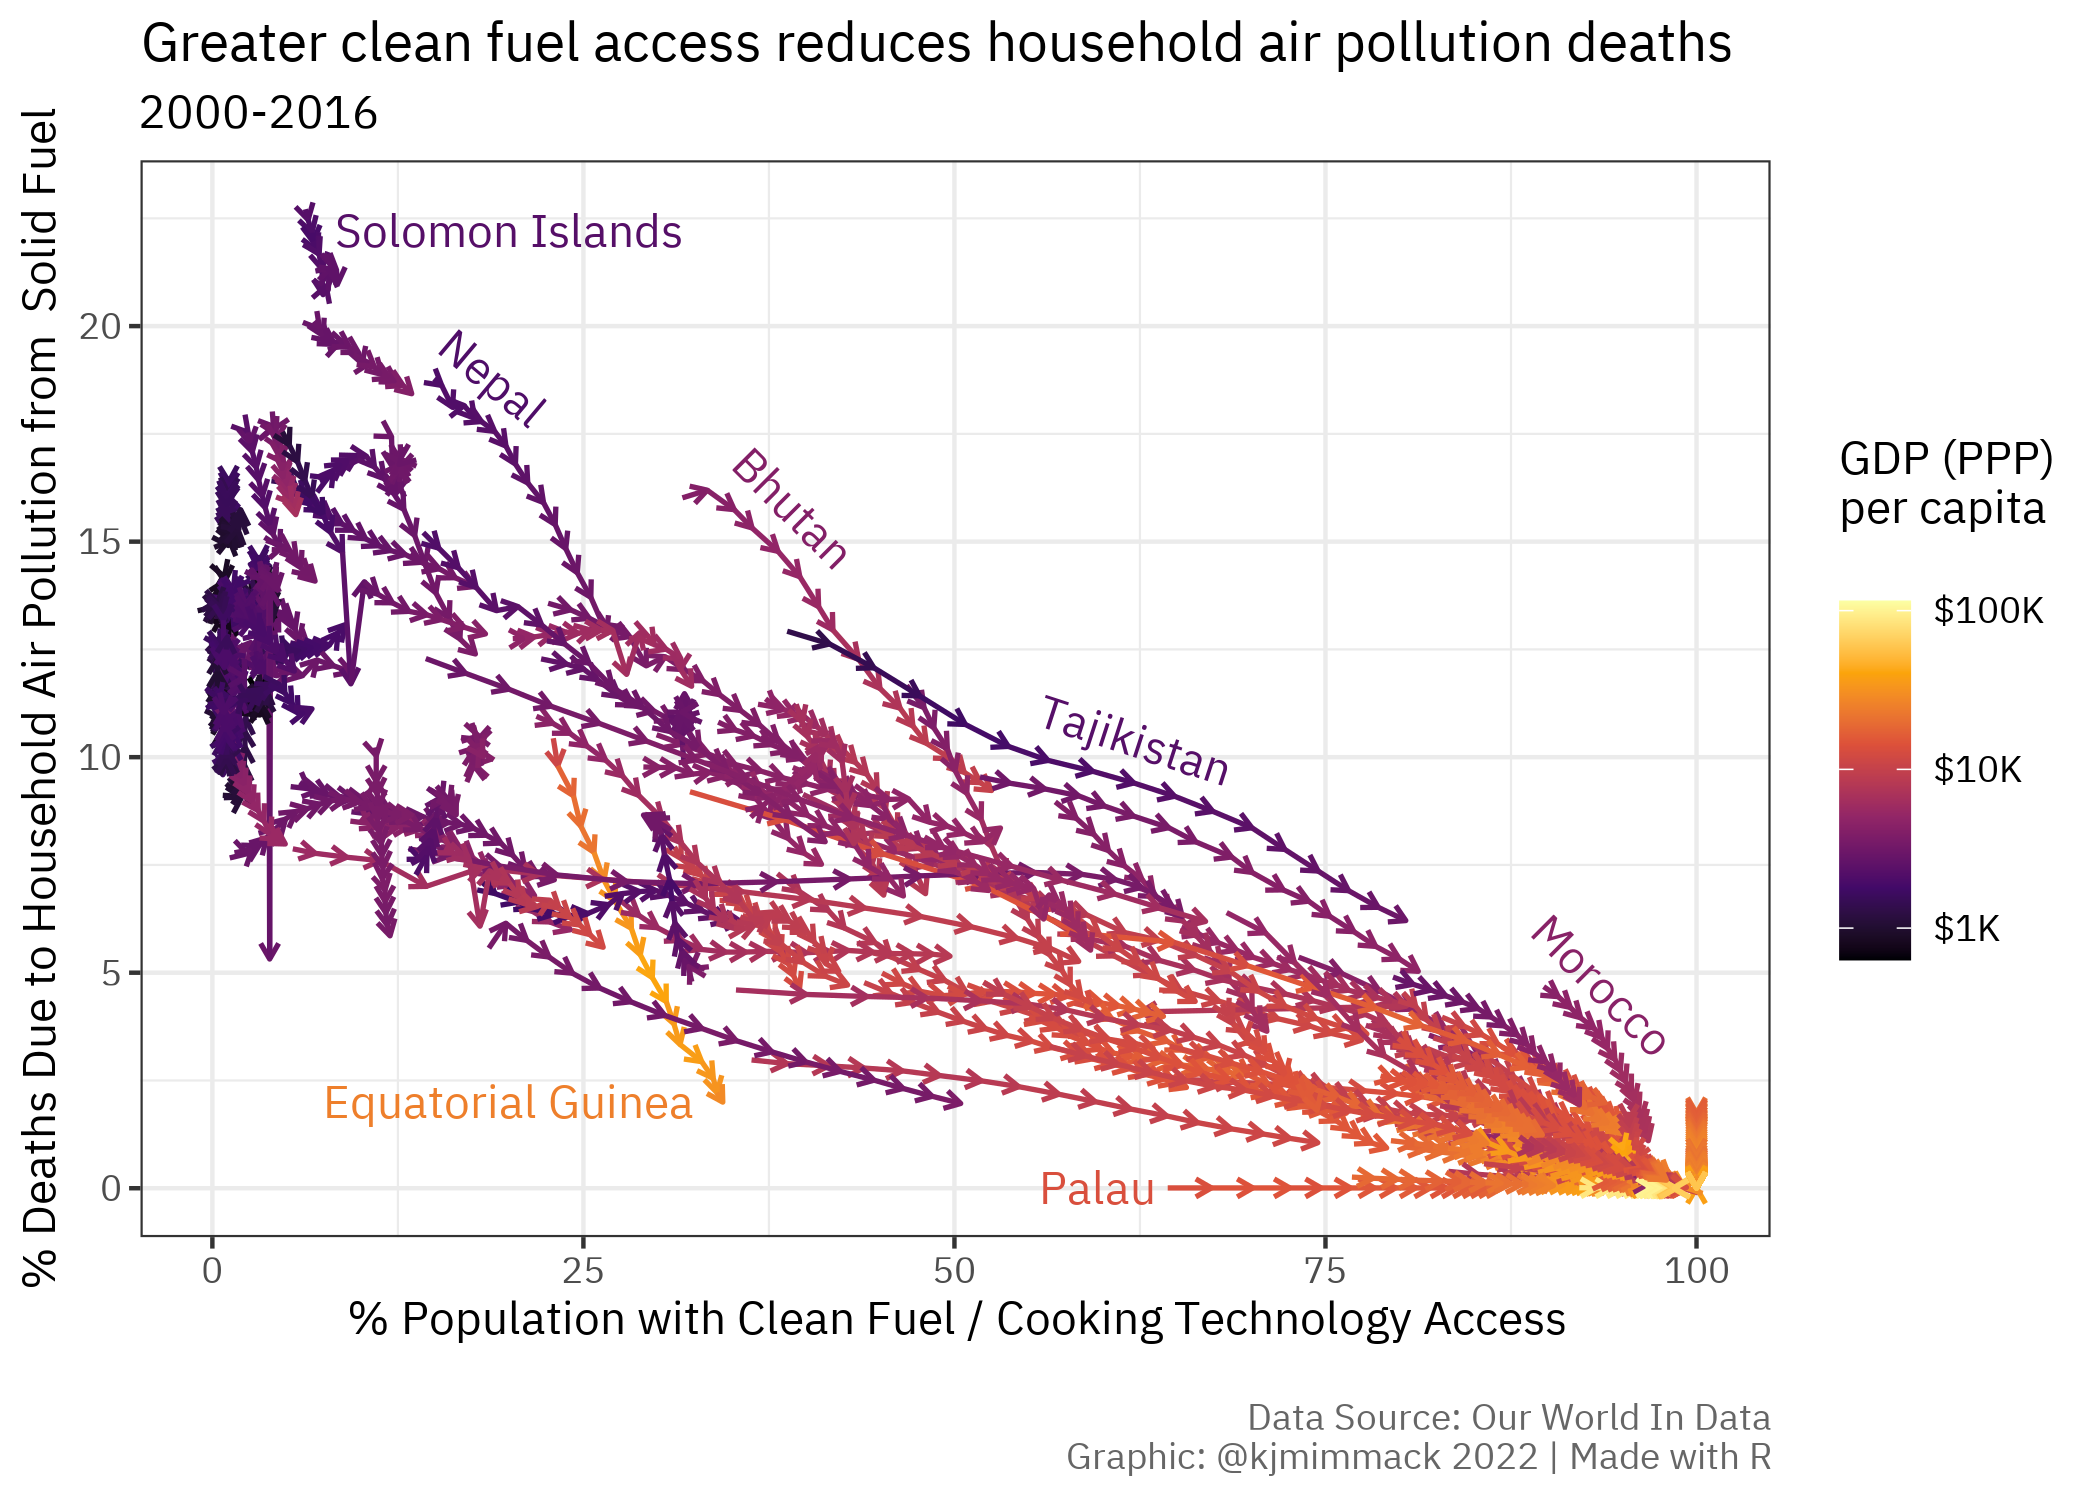

The script that saved this image:
# Setup ------------------------------------------------------------------------

library(tidytuesdayR)
library(janitor)
library(tidyverse)
library(showtext)

font_add_google("IBM Plex Sans", "IBM Plex Sans")
showtext_auto()
showtext_opts(dpi = 300)

# Import -----------------------------------------------------------------------

tt_date <- "2022-04-12"
tt_data <- tt_load(tt_date)

# Tidy -------------------------------------------------------------------------

# Get percent of deaths due to household air pollution
deaths <- tt_data$indoor_pollution %>% 
  clean_names() %>% 
  rename(death_pct = deaths_cause_all_causes_risk_household_air_pollution_from_solid_fuels_sex_both_age_age_standardized_percent)

# Get country info (GDP, clean fuel access, etc)
fuel_access <- tt_data$fuel_gdp %>% 
  clean_names() %>% 
  rename(
    clean_fuel_access = access_to_clean_fuels_and_technologies_for_cooking_percent_of_population,
    gdp = gdp_per_capita_ppp_constant_2017_international,
    population = population_historical_estimates
  )

# Join fuel access and pollution deaths, filtering to entries with complete data
merged <- left_join(
  deaths,
  fuel_access,
  by = c("year", "entity", "code")
) %>% 
  group_by(entity) %>% 
  fill(continent, .direction = "updown") %>% 
  drop_na(death_pct, clean_fuel_access, code, gdp, continent) %>% 
  filter(between(year, 2000, 2016)) %>% 
  mutate(
    first_year = min(year, na.rm = TRUE),
    last_year  = max(year, na.rm = TRUE)
  ) %>% 
  filter(first_year == 2000 & last_year == 2016) %>% 
  ungroup()
  

# Plot -------------------------------------------------------------------------

merged %>% 
  ggplot(aes(
    x = clean_fuel_access,
    y = death_pct,
    group = entity,
    color = gdp,
  )) +
  
  # Line following path of access & deaths over time
  geom_path(
    alpha = 1,
    arrow = arrow(length = unit(0.06, "inches")),
    size = 0.6
  ) +
  
  # Label select countries
  geom_text(
    data = subset(merged, year == 2000 & entity %in% c("Morocco")),
    aes(label = entity),
    nudge_x = 4,
    angle = -45,
    family = "IBM Plex Sans"
  ) +
  geom_text(
    data = subset(merged, year == 2000 & entity %in% c("Bhutan")),
    aes(label = entity),
    nudge_y = -0.25,
    nudge_x = 7.5,
    angle = -45,
    family = "IBM Plex Sans"
  )  +
  geom_text(
    data = subset(merged, year == 2000 & entity %in% c("Palau")),
    aes(label = entity),
    hjust = 1,
    nudge_x = -1,
    family = "IBM Plex Sans"
  ) +
  geom_text(
    data = subset(merged, year == 2000 & entity %in% c("Nepal")),
    aes(label = entity),
    nudge_x = 4,
    angle = -40,
    family = "IBM Plex Sans"
  ) +
  geom_text(
    data = subset(merged, year == 2008 & entity %in% c("Tajikistan")),
    aes(label = entity),
    nudge_y = 1,
    angle = -18,
    family = "IBM Plex Sans"
  ) +
  geom_text(
    data = subset(merged, year == 2016 & entity %in% c("Equatorial Guinea")),
    aes(label = entity),
    hjust = 1,
    nudge_x = -2,
    nudge_y = 0,
    family = "IBM Plex Sans"
  ) +
  geom_text(
    data = subset(merged, year == 2000 & entity %in% c("Solomon Islands")),
    aes(label = entity),
    hjust = 0,
    nudge_x = 2,
    nudge_y = -0.5,
    family = "IBM Plex Sans"
  ) +
  
  # Color by GDP & add theme styling
  scale_color_viridis_c(
    "GDP (PPP)\nper capita\n",
    trans = "log10",
    breaks = c(10^3, 10^4, 10^5),
    labels = c("$1K", "$10K", "$100K"),
    option = "inferno"
  ) +
  labs(
    x = "% Population with Clean Fuel / Cooking Technology Access",
    y = "% Deaths Due to Household Air Pollution from  Solid Fuel",
    title = "Greater clean fuel access reduces household air pollution deaths",
    subtitle = "2000-2016",
    caption = "Data Source: Our World In Data\nGraphic: @kjmimmack 2022 | Made with R"
  ) +
  theme_bw() +
  theme(
    text = element_text(family = "IBM Plex Sans"),
    plot.caption = element_text(
      color = "grey40",
      margin = margin(0.2, 0, 0, 0, "in")
    )
  )
  
# Export to file
ggsave(
  "2022-04-12.png",
  device = "png",
  width = 7,
  height = 5,
  units = "in",
  type = "cairo"
)
